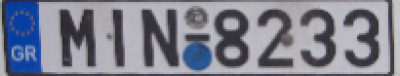
#> input picture Month1-ImageBasic/license_plate.png, 400 x 76 px
$ python mod1.4.4Flipping.py --image ../license_plate.png
#> lines starting #> are read from the running program, lines starting #| are printed output that depends on the picture
# -- coding: utf-8 --

__author__ = 'amryfitra'

import numpy as np
import argparse
import cv2

import imutils

ap = argparse.ArgumentParser()
ap.add_argument("-i", "--image", required=True, help="Path to image")
args = vars(ap.parse_args())

img = cv2.imread(args["image"])
#> img is the input picture: shape (76, 400, 3); mean B, G, R 143, 129.1, 126.5
cv2.imshow("Original image", img)

# flip the image horizontally
h_flip = cv2.flip(img, 1)
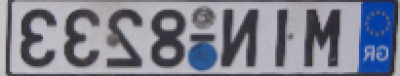
#> h_flip: shape (76, 400, 3); mean B, G, R 143, 129.1, 126.5
cv2.imshow("Flipped Horizontally", h_flip)

# flip the image vertically
v_flip = cv2.flip(img, 0)
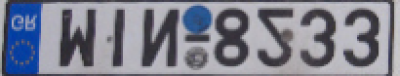
#> v_flip: shape (76, 400, 3); mean B, G, R 143, 129.1, 126.5
cv2.imshow("Flipped Vertically", v_flip)

# flip the image along both axes
vh_flip = cv2.flip(img, -1)
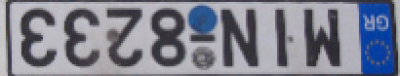
#> vh_flip: shape (76, 400, 3); mean B, G, R 143, 129.1, 126.5
cv2.imshow("Flipped Horizontal & Vertical", vh_flip)


cv2.waitKey(0)
